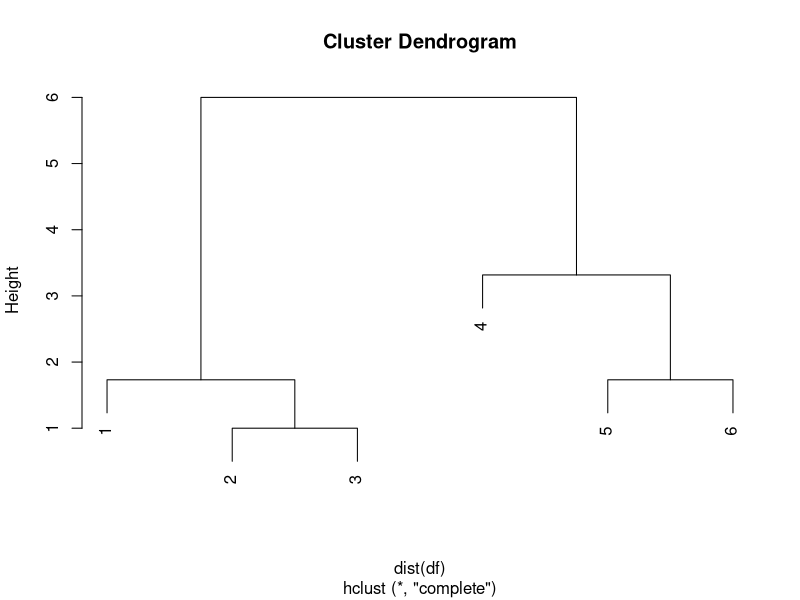

Source code (R):
rm(list=ls());

D <- list(
c("I", "love", "you"),
c("I", "love", "you", "love", "you"),
c("I", "love", "you", "I", "love", "you"),
c("they", "hate", "him"),
c("they", "hate", "him", "hate", "him", "hate", "him"),
c("they", "hate", "him", "they", "hate", "hate", "hate", "him")
); 

wordHist <- function(D, V = c("I", "love", "you", "they", "hate", "him"))
{
  H <- factor(D, labels=V, levels=V);
  return( table(H) );
}

df <- t(sapply(D, wordHist) );
df

h = hclust(dist(df), method="complete");
dev.new(); plot(h);

labels <- cutree(h, k=2); # df <- cbind(df, labels); df
labels

